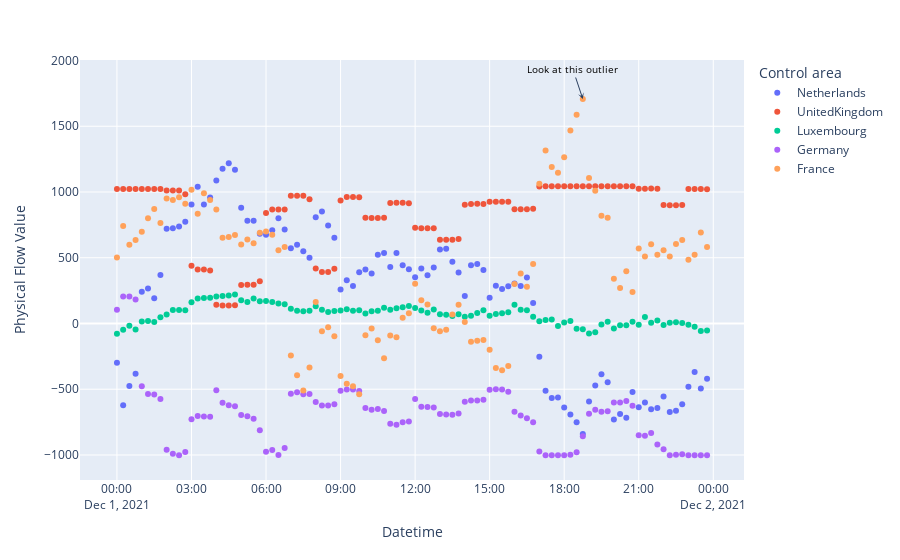

The notebook cell this image was saved under:
### Code cell
# Create the scatterplot
fig = px.scatter(data_frame = energy_borders_2,
  x = "Datetime", 
  y = "Physical Flow Value", 
  color = 'Control area',
  # Add columns to the hover information
  hover_data = ["Resolution code", "Control area"],
  # Add bold variable in hover information
  hover_name = 'Control area'
)

## add an annotation (floating annotation with "xref":"paper", "yref":"paper", "x":0.5, "y":0.8)
my_annotation = {"x": "2021-12-01 18:45:00+01:00", "y":1707.232, "showarrow": True, "arrowhead":3, "text": "Look at this outlier", "font": {"size": 10, "color": "black"}}
fig.update_layout({"annotations" : [my_annotation]})
# Show the plot
fig.show()
